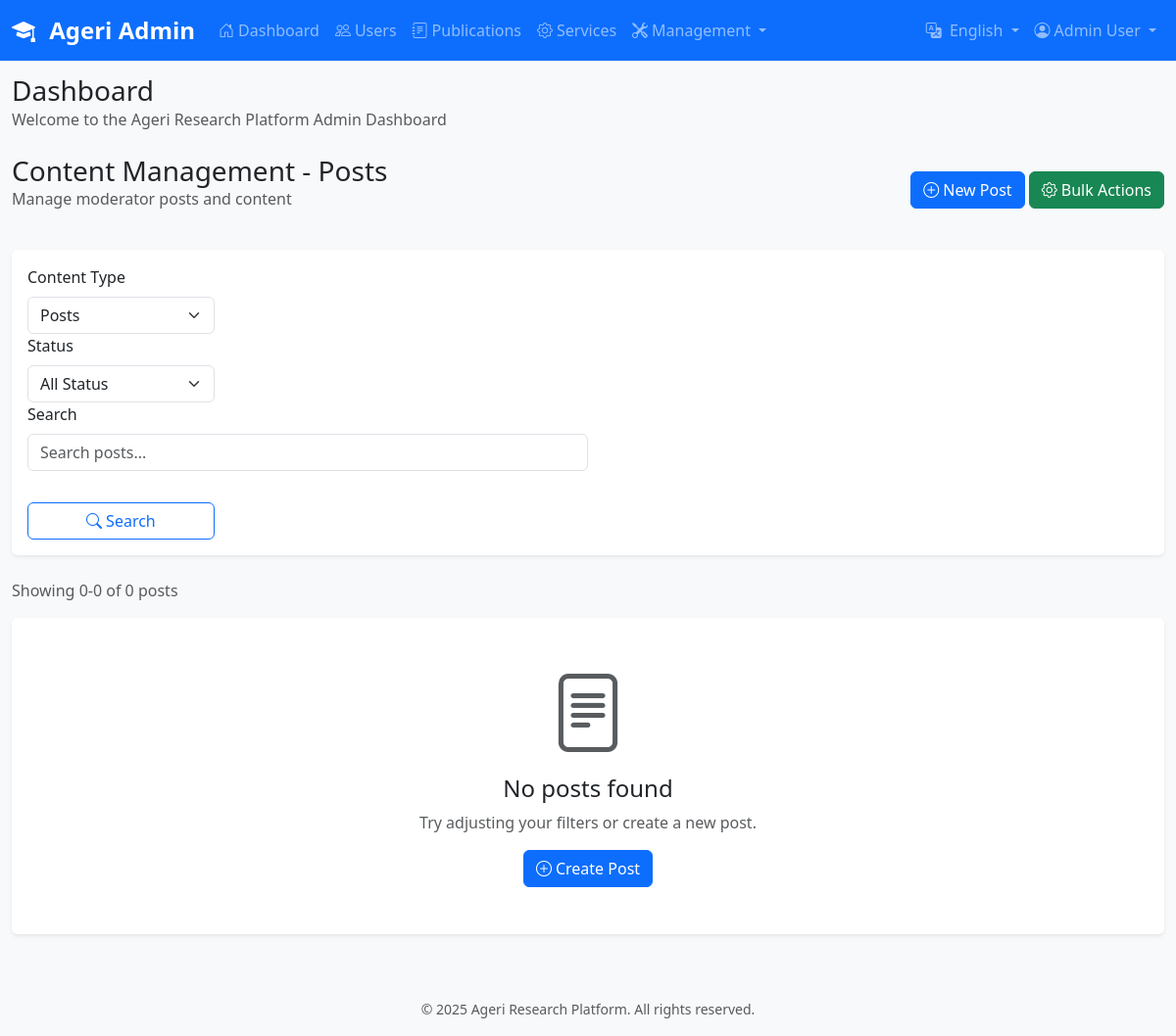
Page /dashboard/content/?type=posts (signed in) on the earlier database version.
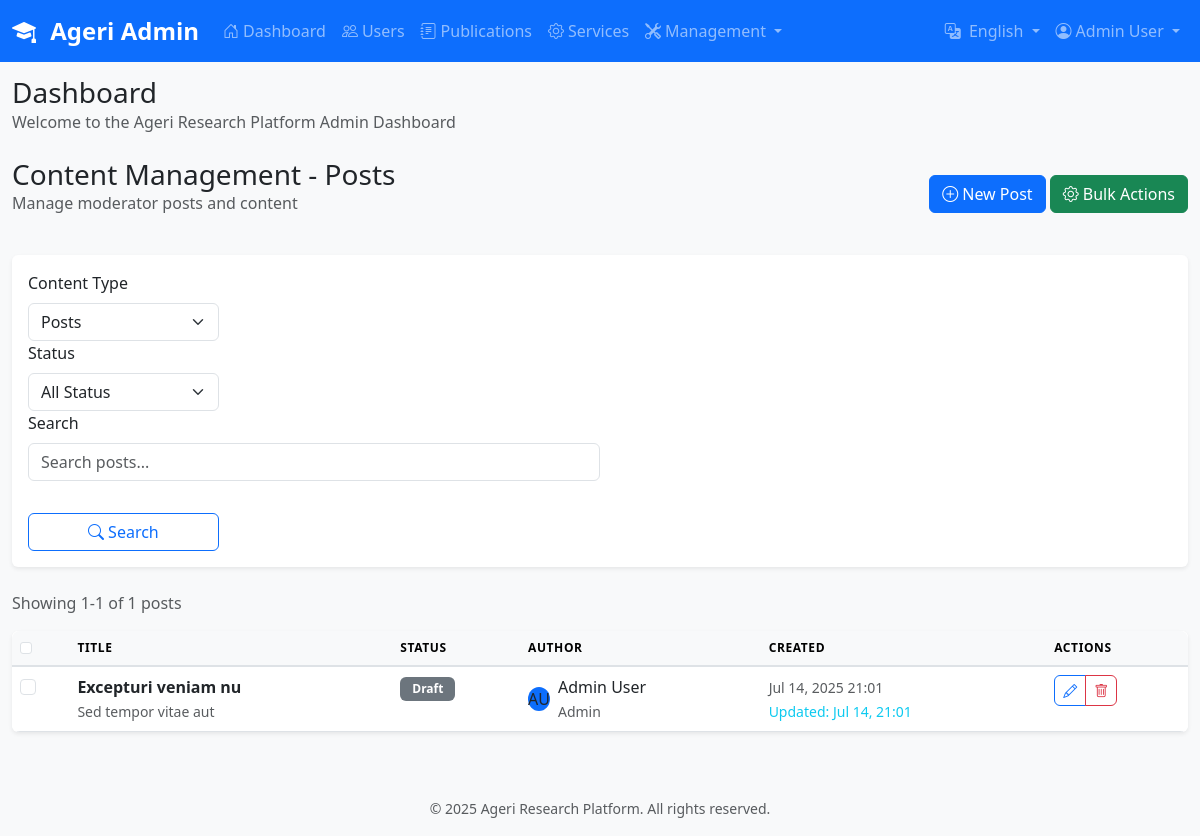
Same page on the later database version.
### content/models.py (models this page shows, shortened)
class Post(TimeStampedModel):
    title = models.CharField(max_length=200)
    content = models.TextField(help_text="Main post content")
    excerpt = models.CharField(
        max_length=300,
        blank=True,
        help_text="Brief excerpt for list views (auto-generated if empty)"
    )
    category = models.CharField(
        max_length=20,
        choices=PostCategory.choices,
        default=PostCategory.GENERAL
    )
    tags = models.CharField(
        max_length=200,
        blank=True,
        help_text="Comma-separated tags for categorization"
    )
    event_date = models.DateTimeField(
        null=True,
        blank=True,
        help_text="Date and time for events (optional)"
    )
    event_location = models.CharField(
        max_length=200,
        blank=True,
        help_text="Location for events (optional)"
    )
    registration_required = models.BooleanField(
        default=False,
        help_text="Whether registration is required for this event"
    )
    registration_deadline = models.DateTimeField(
        null=True,
        blank=True,
        help_text="Registration deadline (if applicable)"
    )
    max_participants = models.PositiveIntegerField(
        null=True,
        blank=True,
        help_text="Maximum number of participants (optional)"
    )
    status = models.CharField(
        max_length=20,
        choices=StatusChoices.choices,
        default=StatusChoices.DRAFT
    )
    is_featured = models.BooleanField(
        default=False,
        help_text="Feature on homepage"
    )
    is_public = models.BooleanField(
        default=True,
        help_text="Visible to public (non-authenticated users)"
    )
    publish_at = models.DateTimeField(
        default=timezone.now,
        help_text="When to publish the post"
    )
    author = models.ForeignKey(
        User,
        on_delete=models.CASCADE,
        related_name='authored_posts'
    )
    approved_by = models.ForeignKey(
        User,
        on_delete=models.SET_NULL,
        null=True,
        blank=True,
        related_name='approved_posts'
    )
    approved_at = models.DateTimeField(null=True, blank=True)
    featured_image = models.ImageField(
        upload_to=upload_to_posts,
        blank=True,
        help_text="Featured image for the post"
    )
    attachment = models.FileField(
        upload_to=upload_to_posts,
        blank=True,
        validators=[FileExtensionValidator(allowed_extensions=['pdf', 'doc', 'docx', 'jpg', 'jpeg', 'png'])],
        help_text="Optional attachment (PDF, DOC, DOCX, JPG, PNG)"
    )
    view_count = models.PositiveIntegerField(default=0)
    class Meta:
        ordering = ['-is_featured', '-publish_at']
        indexes = [
            models.Index(fields=['status']),
            models.Index(fields=['category']),
            models.Index(fields=['publish_at']),
            models.Index(fields=['event_date']),
            models.Index(fields=['-is_featured', '-publish_at']),
        ]
        verbose_name = 'Post'
        verbose_name_plural = 'Posts'

### accounts/models.py (models this page shows, shortened)
class User(AbstractUser):
    email = models.EmailField(unique=True)
    role = models.CharField(
        max_length=20,
        choices=UserRole.choices,
        default=UserRole.RESEARCHER
    )
    is_approved = models.BooleanField(default=False)
    approval_date = models.DateTimeField(null=True, blank=True)
    approved_by = models.ForeignKey(
        'self',
        on_delete=models.SET_NULL,
        null=True,
        blank=True,
        related_name='approved_users'
    )
    phone = models.CharField(max_length=20, blank=True)
    institution = models.CharField(max_length=200, blank=True)
    objects = CustomUserManager()
    department = models.CharField(max_length=200, blank=True)
    USERNAME_FIELD = 'email'
    REQUIRED_FIELDS = ['username', 'first_name', 'last_name']
    class Meta:
        db_table = 'auth_user'
        verbose_name = 'User'
        verbose_name_plural = 'Users'

### dashboard/views.py (the view, shortened to what this page needs)
# urls.py: path('content/', views.content_management, name='content_management'),
@staff_member_required
def content_management(request):
    content_type = request.GET.get('type', 'announcements')
    status_filter = request.GET.get('status', 'all')
    search_query = request.GET.get('search', '')
    if content_type == 'announcements':
        items = Announcement.objects.all().select_related('author', 'approved_by').prefetch_related('images', 'attachments')
        if status_filter != 'all':
            items = items.filter(status=status_filter)
        if search_query:
            items = items.filter(
                Q(title__icontains=search_query) |
                Q(content__icontains=search_query)
            )
        items = items.order_by('-created_at')
        template = 'dashboard/content_announcements.html'
    else:  # posts
        items = Post.objects.all().select_related('author', 'approved_by')
        if status_filter != 'all':
            items = items.filter(status=status_filter)
        if search_query:
            items = items.filter(
                Q(title__icontains=search_query) |
                Q(content__icontains=search_query)
            )
        items = items.order_by('-created_at')
        template = 'dashboard/content_posts.html'
    paginator = Paginator(items, 15)
    page_number = request.GET.get('page')
    page_obj = paginator.get_page(page_number)
    context = {
        'page_obj': page_obj,
        'content_type': content_type,
        'status_filter': status_filter,
        'search_query': search_query,
        'total_items': items.count(),
    }
    return render(request, template, context)

### dashboard/templates/dashboard/content_posts.html (shortened to what the changed rows need)
{% extends 'dashboard/base.html' %}
{% load static %}
{% block content %}
<div class="container-fluid">
    <form method="post" id="bulkActionsForm">
    <div class="d-flex justify-content-between align-items-center mb-4">
        <div>
            <h1 class="h3 mb-0">Content Management - Posts</h1>
        </div>
    </div>
    <div class="d-flex justify-content-between align-items-center mb-3">
        <div>
            <span class="text-muted">Showing {{ page_obj.start_index }}-{{ page_obj.end_index }} of {{ total_items }} posts</span>
        </div>
    </div>
    <div class="card">
        <div class="card-body p-0">
            {% if page_obj %}
                <div class="table-responsive">
                    <table class="table table-hover mb-0">
                        <thead class="table-light">
                            <tr>
                                <th>
                                    <input type="checkbox" id="selectAll" class="form-check-input">
                                </th>
                                <th>Title</th>
                                <th>Status</th>
                                <th>Author</th>
                                <th>Created</th>
                                <th>Actions</th>
                            </tr>
                        </thead>
                        <tbody>
                            {% for post in page_obj %}
                            <tr>
                                <td>
                                    <input type="checkbox" name="item_ids" value="{{ post.id }}" class="form-check-input item-checkbox">
                                </td>
                                <td>
                                    <div class="fw-bold">{{ post.title|truncatechars:50 }}</div>
                                    <small class="text-muted">{{ post.content|truncatechars:100 }}</small>
                                </td>
                                <td>
                                    {% if post.status == 'published' %}
                                        <span class="badge bg-success">Published</span>
                                    {% elif post.status == 'pending' %}
                                        <span class="badge bg-warning">Pending</span>
                                    {% elif post.status == 'draft' %}
                                        <span class="badge bg-secondary">Draft</span>
                                    {% else %}
                                        <span class="badge bg-danger">Rejected</span>
                                    {% endif %}
                                </td>
                                <td>
                                    <div class="d-flex align-items-center">
                                        <div class="avatar-sm me-2">
                                            <div class="avatar-title bg-primary rounded-circle">
                                                {{ post.author.first_name|first }}{{ post.author.last_name|first }}
                                            </div>
                                        </div>
                                        <div>
                                            <div class="fw-medium">{{ post.author.get_full_name }}</div>
                                            <small class="text-muted">{{ post.author.get_role_display }}</small>
                                        </div>
                                    </div>
                                </td>
                                <td>
                                    <div class="text-muted">
                                        <small>{{ post.created_at|date:"M d, Y H:i" }}</small>
                                        {% if post.updated_at != post.created_at %}
                                            <br><small class="text-info">Updated: {{ post.updated_at|date:"M d, H:i" }}</small>
                                        {% endif %}
                                    </div>
                                </td>
                                <td>
                                    <div class="btn-group btn-group-sm">
                                        <a href="#" class="btn btn-outline-primary" title="Edit">
                                            <i class="bi bi-pencil"></i>
                                        </a>
                                        <button type="button" class="btn btn-outline-danger" title="Delete"
                                                onclick="deletePost({{ post.id }}, '{{ post.title }}')">
                                            <i class="bi bi-trash"></i>
                                        </button>
                                    </div>
                                </td>
                            </tr>
                            {% endfor %}
                        </tbody>
                    </table>
                </div>
            {% else %}
                <div class="text-center py-5">
                    <i class="bi bi-file-text display-1 text-muted"></i>
                    <h4 class="mt-3">No posts found</h4>
                    <p class="text-muted">Try adjusting your filters or create a new post.</p>
                    <a href="#" class="btn btn-primary">
                        <i class="bi bi-plus-circle me-1"></i>Create Post
                    </a>
                </div>
            {% endif %}
        </div>
    </div>
</div>
{% endblock %}

Differences in the rows shown:
added Post: title "Excepturi veniam nu", content "Sed tempor vitae aut", status "Draft", author.first_name|first "A", author.last_name|first "U", author.get_full_name "Admin User", author.role "Admin", created_at "Jul 14, 2025 21:01", updated_at "Jul 14, 21:01"
Other differences:
{{ page_obj.start_index }}: "0" → "1"
{{ page_obj.end_index }}: "0" → "1"
{{ total_items }}: "0" → "1"
form field value: (not shown) → "☐"
text no longer shown: "No posts found Try adjusting your filters or create a new post. Create Post"
text now shown: "TITLE STATUS AUTHOR CREATED ACTIONS"
